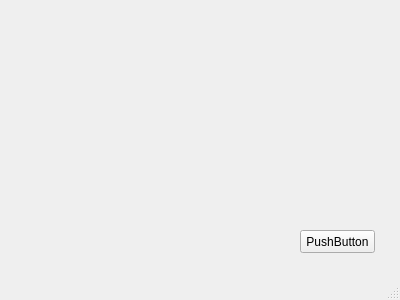
<?xml version="1.0" encoding="UTF-8"?>
<ui version="4.0">
 <class>MainWindow</class>
 <widget class="QMainWindow" name="MainWindow">
  <property name="geometry">
   <rect>
    <x>0</x>
    <y>0</y>
    <width>400</width>
    <height>300</height>
   </rect>
  </property>
  <property name="windowTitle">
   <string>Concurrency Simulator</string>
  </property>
  <widget class="QWidget" name="centralWidget">
   <widget class="QPushButton" name="pushButton">
    <property name="geometry">
     <rect>
      <x>300</x>
      <y>230</y>
      <width>75</width>
      <height>23</height>
     </rect>
    </property>
    <property name="text">
     <string>PushButton</string>
    </property>
   </widget>
  </widget>
  <widget class="QStatusBar" name="statusBar"/>
 </widget>
 <layoutdefault spacing="6" margin="11"/>
 <resources/>
 <connections/>
</ui>
